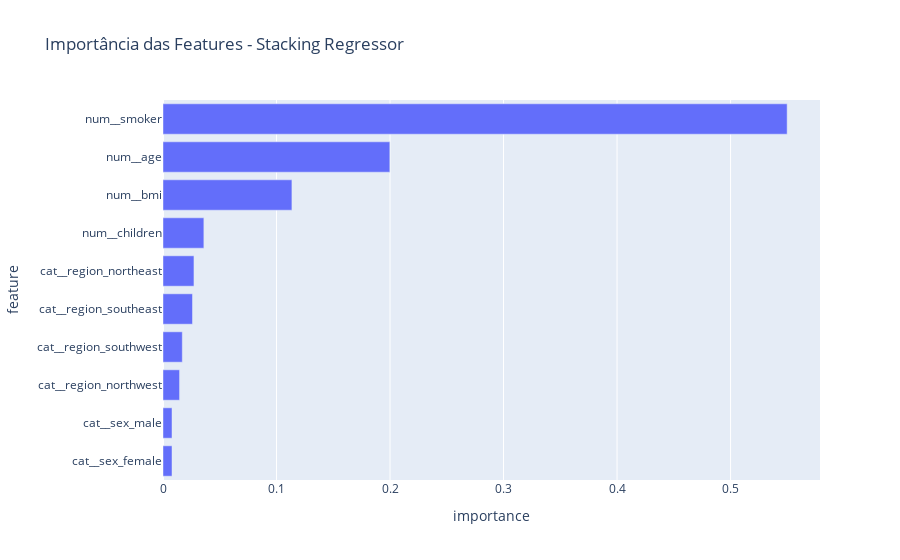

Source (notebook cell):
### Code cell
# Criar o gráfico de barras para apresentar a importância das features
fig = px.bar(importance_df,
             x='importance',
             y='feature',
             title='Importância das Features - Stacking Regressor',
             orientation='h')
fig.show()

### Figure 1 — Plotly figure (JSON) as saved in the notebook; plotly's stock layout.template omitted (floating-point values rounded to 4 significant figures)
{"data": [{"hovertemplate": "importance=%{x}<br>feature=%{y}<extra></extra>", "legendgroup": "", "marker": {"color": "#636efa", "pattern": {"shape": ""}}, "name": "", "orientation": "h", "showlegend": false, "textposition": "auto", "type": "bar", "x": [0.007956, 0.007956, 0.01458, 0.017, 0.02599, 0.02727, 0.036, 0.1136, 0.1998, 0.5498], "xaxis": "x", "y": ["cat__sex_female", "cat__sex_male", "cat__region_northwest", "cat__region_southwest", "cat__region_southeast", "cat__region_northeast", "num__children", "num__bmi", "num__age", "num__smoker"], "yaxis": "y"}], "layout": {"barmode": "relative", "legend": {"tracegroupgap": 0}, "title": {"text": "Importância das Features - Stacking Regressor"}, "xaxis": {"anchor": "y", "domain": [0, 1], "title": {"text": "importance"}}, "yaxis": {"anchor": "x", "domain": [0, 1], "title": {"text": "feature"}}}}
